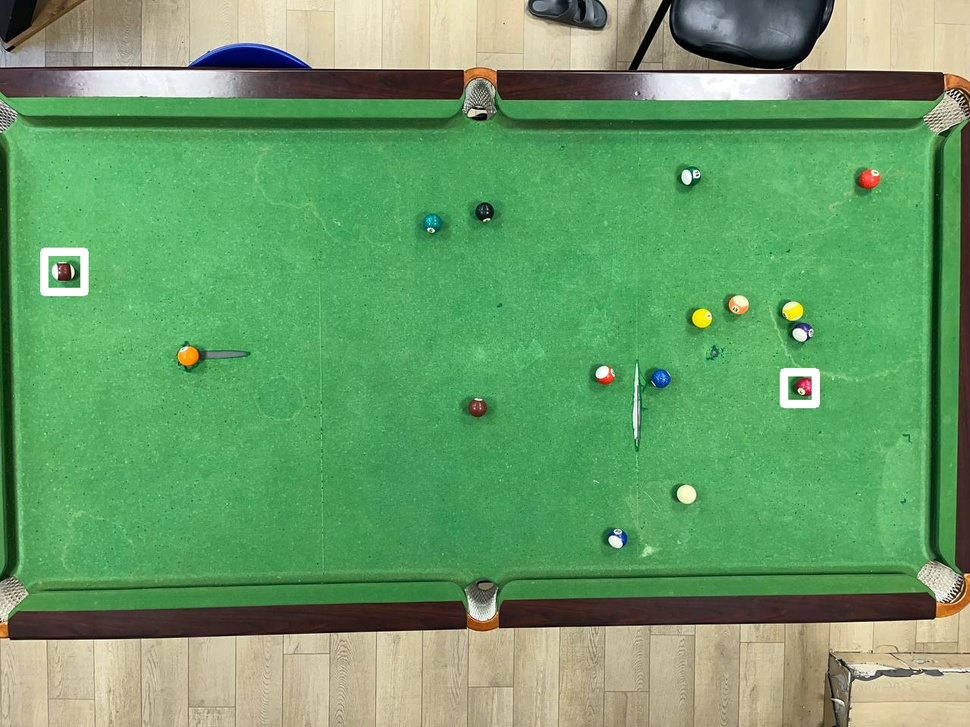
#> input picture pool_magdad/eyes.jpg, 970 x 727 px, shrunk from 1280 x 960 before the run
$ python find_table_coreners.py
#> lines starting #> are read from the running program, lines starting #| are printed output that depends on the picture; after the words box and inside, x2 and y2 are one past the last pixel; in counts of white or black regions, pixels touching at a corner belong together
import cv2

img = cv2.imread("eyes.jpg")
#> img is the input picture: shape (727, 970, 3); mean B, G, R 104, 157.2, 104.8
gray = cv2.cvtColor(img, cv2.COLOR_BGR2GRAY)
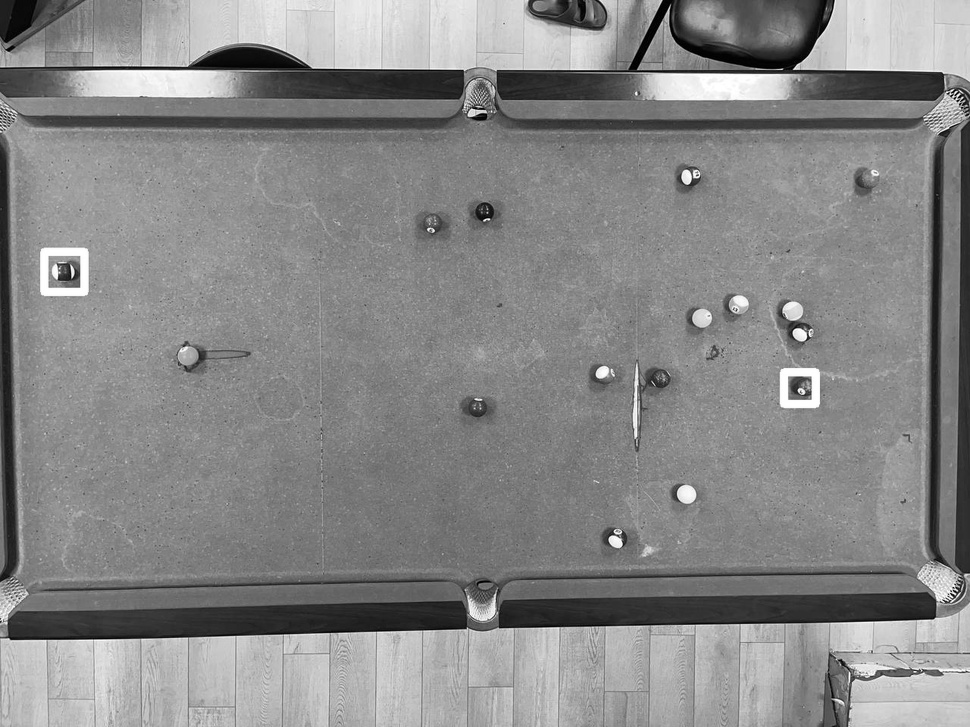
#> gray: shape (727, 970); min 0, max 255, mean 135.5
blurred = cv2.GaussianBlur(gray, (5, 5), 0)
edges = cv2.Canny(blurred, 30, 100)
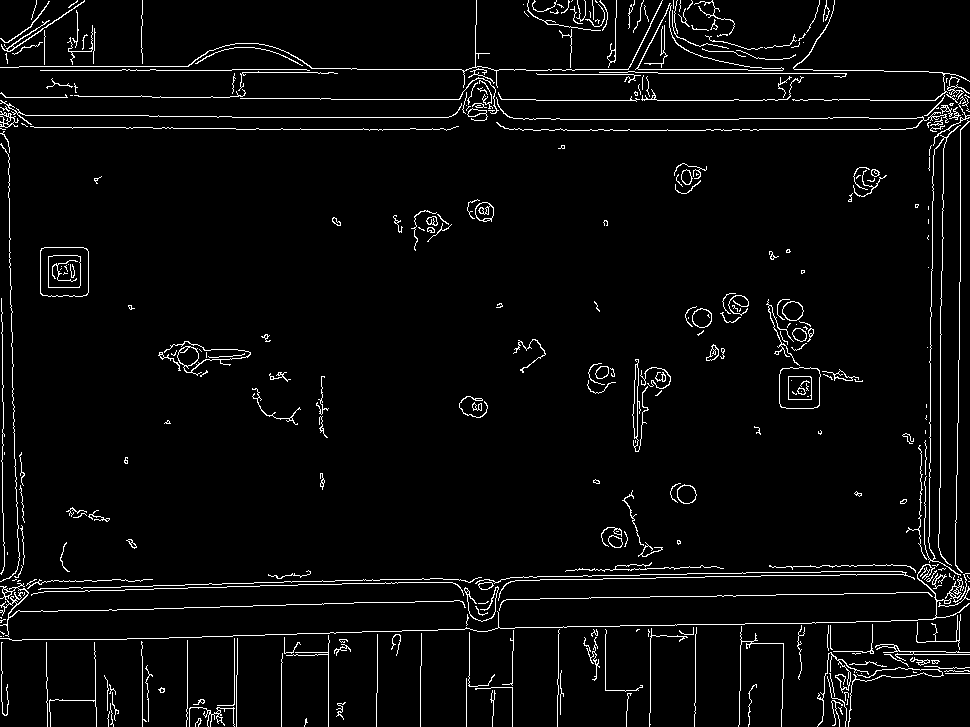
#> edges: shape (727, 970); 3.8% white in thin lines or dots

contours, hierarchy = cv2.findContours(
    edges, cv2.RETR_EXTERNAL, cv2.CHAIN_APPROX_SIMPLE
)
#> contours = 341 contours, 277 with area under 20; largest, box (x1, y1, x2, y2) and area: (40, 247, 89, 297) 2310, (635, 3, 784, 71) 2202, (779, 367, 821, 409) 1584, (164, 341, 251, 376) 352, (0, 583, 466, 637) 312

result = img.copy()
for cnt in contours:
    area = cv2.contourArea(cnt)
    if area > 500:  # Skip tiny noise contours
        cv2.drawContours(result, [cnt], -1, (0, 255, 0), 2)
        M = cv2.moments(cnt)
        cx = int(M["m10"] / M["m00"])
        cy = int(M["m01"] / M["m00"])
        cv2.putText(result, f"{area:.0f}px", (cx - 30, cy),
                    cv2.FONT_HERSHEY_SIMPLEX, 0.5, (255, 255, 0), 2)
#> this loop made 341 passes
#> (area, cx, cy) on passes 153, 197, 316: (1584.5, 799, 387), (2310.5, 63, 271), (2202, 679, 54)
#> area on passes 5, 29, 34, 38, 39, 49: 49, 27, 36, 80, 29.5, 27
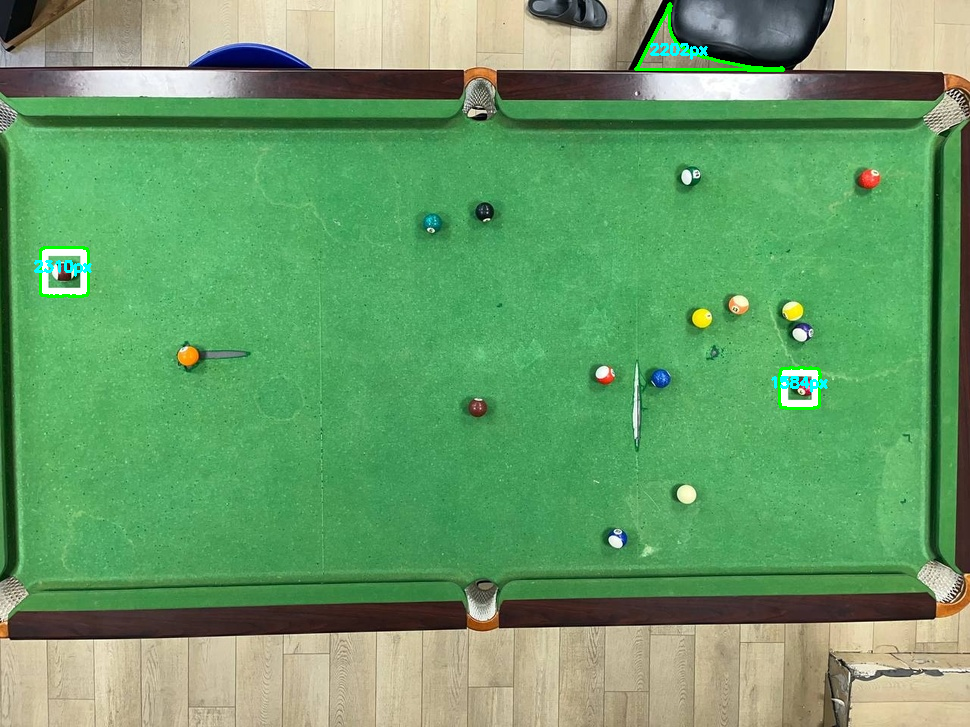
#> result: shape (727, 970, 3); 0.49% of pixels changed, all inside (x1, y1, x2, y2) = (34, 2, 828, 410)

cv2.imshow("result", result)
cv2.waitKey(0)
cv2.destroyAllWindows()

$ run again, with pool_magdad/dide_view.jpg copied over pool_magdad/eyes.jpg
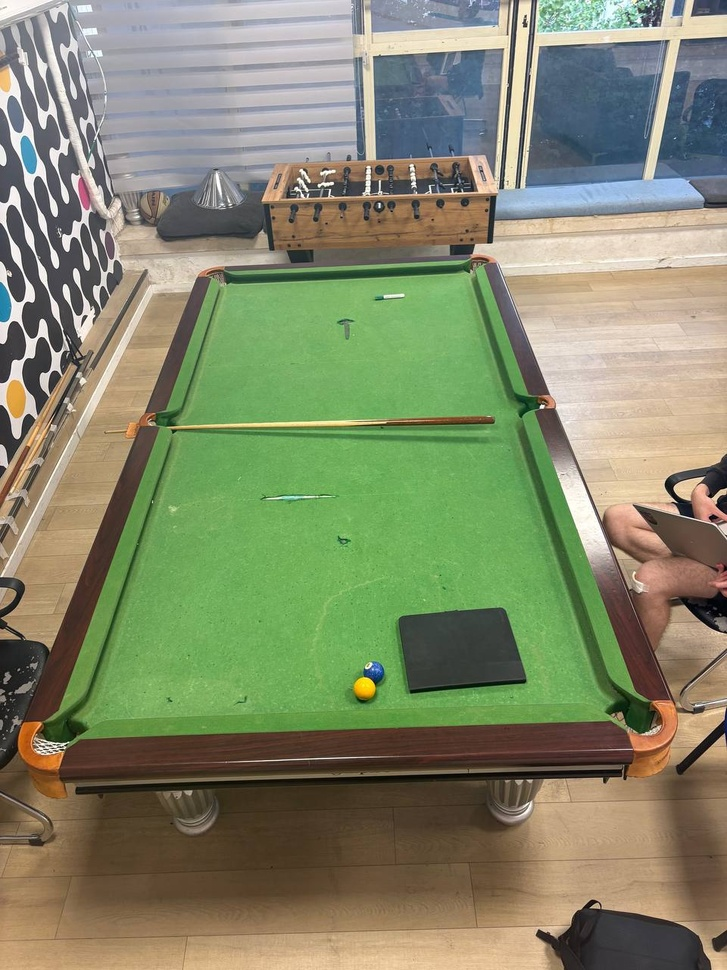
#> input picture pool_magdad/dide_view.jpg, 727 x 970 px, shrunk from 960 x 1280 before the run
#> img is the input picture: shape (970, 727, 3); mean B, G, R 106.5, 136.5, 130.8
#> `edges = cv2.Canny(blurred, 30, 100)`:
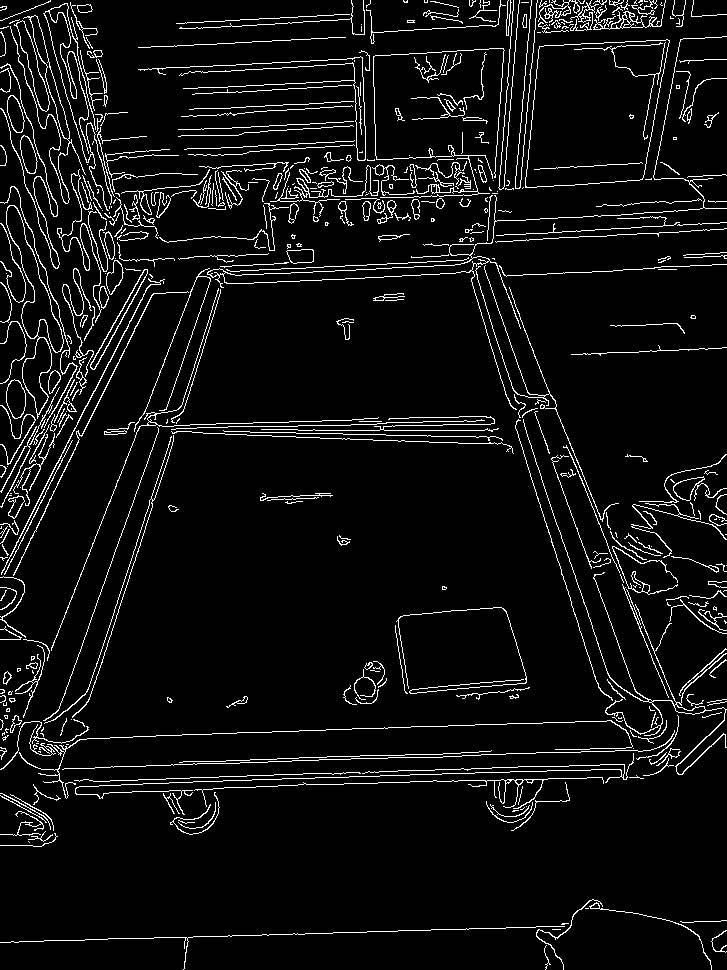
#> edges: shape (970, 727); 6.1% white in thin lines or dots
#> contours = 491 contours, 389 with area under 20; largest, box (x1, y1, x2, y2) and area: (525, 39, 670, 188) 17314, (6, 205, 64, 419) 3716, (207, 36, 727, 410) 2378, (10, 15, 86, 204) 970, (14, 20, 50, 112) 892
#> the loop `for cnt in contours:` made 491 passes
#> (area, cx, cy) on passes 201, 229, 286, 426, 429, 442, 448: (567, 15, 398), (589.5, 117, 320), (3715.5, 34, 313), (17313.5, 593, 111), (2378.5, 352, 272), (892.5, 33, 66), (970.5, 49, 78)
#> after the loop `for cnt in contours:`:
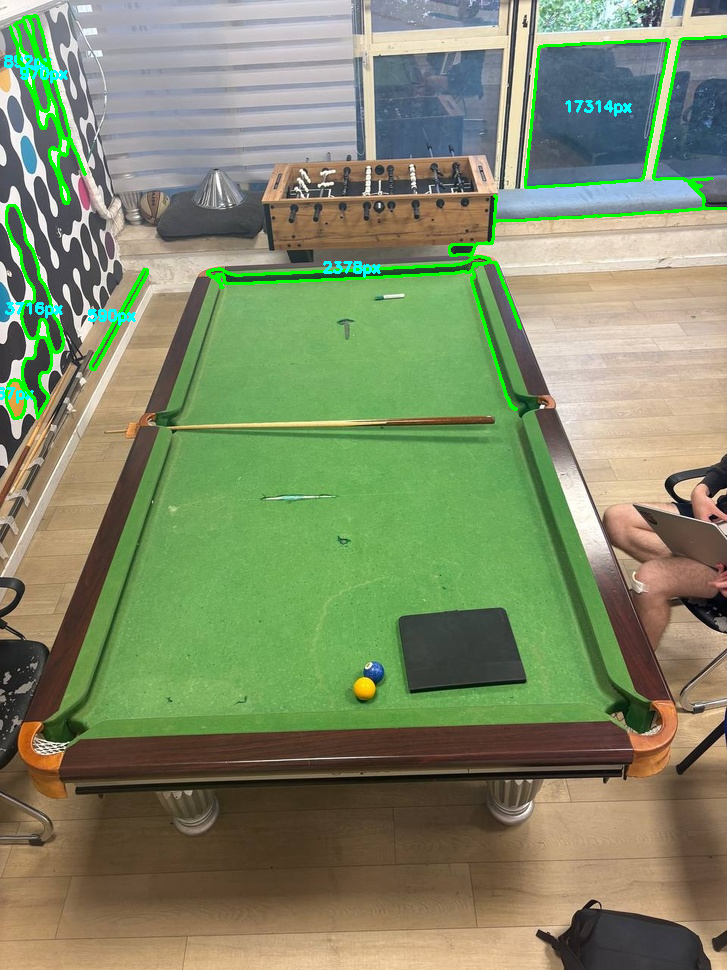
#> result: shape (970, 727, 3); 2.07% of pixels changed, all inside (x1, y1, x2, y2) = (0, 14, 727, 420)
